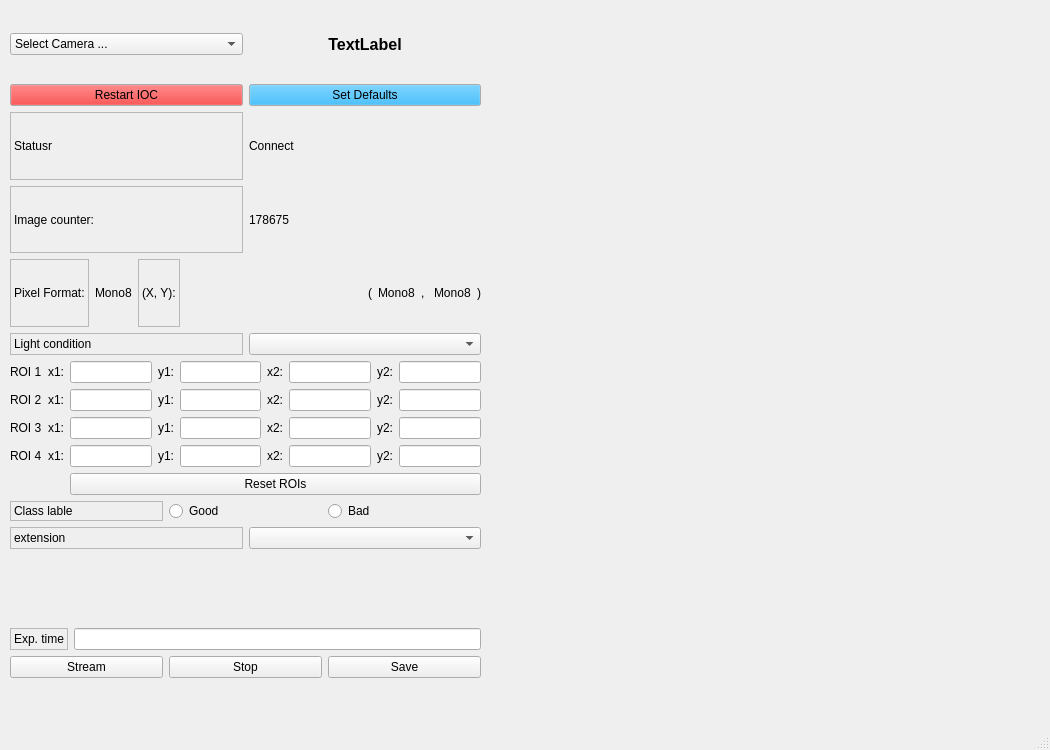
<?xml version="1.0" encoding="UTF-8"?>
<ui version="4.0">
 <class>MainWindow</class>
 <widget class="QMainWindow" name="MainWindow">
  <property name="geometry">
   <rect>
    <x>0</x>
    <y>0</y>
    <width>1050</width>
    <height>750</height>
   </rect>
  </property>
  <property name="minimumSize">
   <size>
    <width>1050</width>
    <height>750</height>
   </size>
  </property>
  <property name="maximumSize">
   <size>
    <width>1050</width>
    <height>750</height>
   </size>
  </property>
  <property name="windowTitle">
   <string>MainWindow</string>
  </property>
  <widget class="QWidget" name="centralwidget">
   <widget class="QWidget" name="layoutWidget">
    <property name="geometry">
     <rect>
      <x>10</x>
      <y>11</y>
      <width>471</width>
      <height>667</height>
     </rect>
    </property>
    <layout class="QGridLayout" name="gridLayout_2">
     <item row="0" column="0">
      <layout class="QHBoxLayout" name="horizontalLayout_2">
       <item>
        <widget class="QEComboBox" name="selectCamera">
         <property name="autoFillBackground">
          <bool>false</bool>
         </property>
         <property name="variable" stdset="0">
          <string/>
         </property>
         <item>
          <property name="text">
           <string>Select Camera ...</string>
          </property>
         </item>
         <item>
          <property name="text">
           <string>Side Camera</string>
          </property>
         </item>
         <item>
          <property name="text">
           <string>Top Camera</string>
          </property>
         </item>
        </widget>
       </item>
       <item>
        <widget class="QLabel" name="cameraSelected">
         <property name="font">
          <font>
           <pointsize>12</pointsize>
           <weight>75</weight>
           <bold>true</bold>
          </font>
         </property>
         <property name="text">
          <string>TextLabel</string>
         </property>
         <property name="alignment">
          <set>Qt::AlignCenter</set>
         </property>
        </widget>
       </item>
      </layout>
     </item>
     <item row="1" column="0">
      <layout class="QHBoxLayout" name="horizontalLayout_3">
       <item>
        <widget class="QEPushButton" name="restartIOC">
         <property name="palette">
          <palette>
           <active>
            <colorrole role="Button">
             <brush brushstyle="SolidPattern">
              <color alpha="255">
               <red>255</red>
               <green>0</green>
               <blue>0</blue>
              </color>
             </brush>
            </colorrole>
           </active>
           <inactive>
            <colorrole role="Button">
             <brush brushstyle="SolidPattern">
              <color alpha="255">
               <red>255</red>
               <green>0</green>
               <blue>0</blue>
              </color>
             </brush>
            </colorrole>
           </inactive>
           <disabled>
            <colorrole role="Button">
             <brush brushstyle="SolidPattern">
              <color alpha="255">
               <red>255</red>
               <green>0</green>
               <blue>0</blue>
              </color>
             </brush>
            </colorrole>
           </disabled>
          </palette>
         </property>
         <property name="cursor">
          <cursorShape>PointingHandCursor</cursorShape>
         </property>
         <property name="text">
          <string>Restart IOC</string>
         </property>
        </widget>
       </item>
       <item>
        <widget class="QEPushButton" name="setDefaults">
         <property name="palette">
          <palette>
           <active>
            <colorrole role="Button">
             <brush brushstyle="SolidPattern">
              <color alpha="255">
               <red>0</red>
               <green>170</green>
               <blue>255</blue>
              </color>
             </brush>
            </colorrole>
           </active>
           <inactive>
            <colorrole role="Button">
             <brush brushstyle="SolidPattern">
              <color alpha="255">
               <red>0</red>
               <green>170</green>
               <blue>255</blue>
              </color>
             </brush>
            </colorrole>
           </inactive>
           <disabled>
            <colorrole role="Button">
             <brush brushstyle="SolidPattern">
              <color alpha="255">
               <red>0</red>
               <green>170</green>
               <blue>255</blue>
              </color>
             </brush>
            </colorrole>
           </disabled>
          </palette>
         </property>
         <property name="cursor">
          <cursorShape>PointingHandCursor</cursorShape>
         </property>
         <property name="text">
          <string>Set Defaults</string>
         </property>
        </widget>
       </item>
      </layout>
     </item>
     <item row="2" column="0">
      <layout class="QHBoxLayout" name="horizontalLayout_12">
       <item>
        <widget class="QLabel" name="label_5">
         <property name="frameShape">
          <enum>QFrame::StyledPanel</enum>
         </property>
         <property name="text">
          <string>Statusr</string>
         </property>
        </widget>
       </item>
       <item>
        <widget class="QELabel" name="status">
         <property name="variable" stdset="0">
          <string>ID09EH-DCA-FLIR02:AI-CAM2-SIDE:AsynIO.CNCT</string>
         </property>
         <property name="text">
          <string>Connect</string>
         </property>
        </widget>
       </item>
      </layout>
     </item>
     <item row="3" column="0">
      <layout class="QHBoxLayout" name="horizontalLayout_8">
       <item>
        <widget class="QLabel" name="label_6">
         <property name="frameShape">
          <enum>QFrame::StyledPanel</enum>
         </property>
         <property name="text">
          <string>Image counter:</string>
         </property>
        </widget>
       </item>
       <item>
        <widget class="QELabel" name="imgCounter">
         <property name="variable" stdset="0">
          <string>ID09EH-DCA-FLIR01:AI-CAM1-UP:ArrayCounter_RBV</string>
         </property>
         <property name="text">
          <string>178675</string>
         </property>
        </widget>
       </item>
      </layout>
     </item>
     <item row="4" column="0">
      <layout class="QHBoxLayout" name="horizontalLayout">
       <item>
        <widget class="QLabel" name="label_7">
         <property name="frameShape">
          <enum>QFrame::StyledPanel</enum>
         </property>
         <property name="text">
          <string>Pixel Format:</string>
         </property>
        </widget>
       </item>
       <item>
        <widget class="QELabel" name="pixelFormat">
         <property name="variable" stdset="0">
          <string>ID09EH-DCA-FLIR02:AI-CAM2-SIDE:PixelFormat_RBV</string>
         </property>
         <property name="text">
          <string>Mono8</string>
         </property>
        </widget>
       </item>
       <item>
        <widget class="QLabel" name="label_8">
         <property name="frameShape">
          <enum>QFrame::StyledPanel</enum>
         </property>
         <property name="text">
          <string>(X, Y):</string>
         </property>
        </widget>
       </item>
       <item>
        <spacer name="horizontalSpacer">
         <property name="orientation">
          <enum>Qt::Horizontal</enum>
         </property>
         <property name="sizeHint" stdset="0">
          <size>
           <width>40</width>
           <height>20</height>
          </size>
         </property>
        </spacer>
       </item>
       <item>
        <widget class="QLabel" name="label_3">
         <property name="text">
          <string>(</string>
         </property>
        </widget>
       </item>
       <item>
        <widget class="QELabel" name="xDim">
         <property name="variable" stdset="0">
          <string>ID09EH-DCA-FLIR02:AI-CAM2-SIDE:PixelFormat_RBV</string>
         </property>
         <property name="text">
          <string>Mono8</string>
         </property>
        </widget>
       </item>
       <item>
        <widget class="QLabel" name="label_2">
         <property name="text">
          <string>, </string>
         </property>
        </widget>
       </item>
       <item>
        <widget class="QELabel" name="yDim">
         <property name="variable" stdset="0">
          <string>ID09EH-DCA-FLIR02:AI-CAM2-SIDE:PixelFormat_RBV</string>
         </property>
         <property name="text">
          <string>Mono8</string>
         </property>
        </widget>
       </item>
       <item>
        <widget class="QLabel" name="label_4">
         <property name="text">
          <string>)</string>
         </property>
        </widget>
       </item>
      </layout>
     </item>
     <item row="5" column="0">
      <layout class="QHBoxLayout" name="horizontalLayout_6">
       <item>
        <widget class="QLabel" name="label_9">
         <property name="frameShape">
          <enum>QFrame::StyledPanel</enum>
         </property>
         <property name="text">
          <string>Light condition</string>
         </property>
        </widget>
       </item>
       <item>
        <widget class="QEComboBox" name="lightCondition">
         <property name="cursor">
          <cursorShape>PointingHandCursor</cursorShape>
         </property>
         <property name="autoFillBackground">
          <bool>false</bool>
         </property>
         <property name="editable">
          <bool>false</bool>
         </property>
         <property name="variable" stdset="0">
          <string>lightCondition</string>
         </property>
        </widget>
       </item>
      </layout>
     </item>
     <item row="6" column="0">
      <layout class="QGridLayout" name="gridLayout">
       <item row="1" column="7">
        <widget class="QLabel" name="label_21">
         <property name="text">
          <string>y2:</string>
         </property>
        </widget>
       </item>
       <item row="2" column="1">
        <widget class="QLabel" name="label_27">
         <property name="text">
          <string>x1:</string>
         </property>
        </widget>
       </item>
       <item row="4" column="2" colspan="7">
        <widget class="QPushButton" name="resetROI">
         <property name="text">
          <string>Reset ROIs</string>
         </property>
        </widget>
       </item>
       <item row="0" column="8">
        <widget class="QELineEdit" name="r1y2"/>
       </item>
       <item row="0" column="7">
        <widget class="QLabel" name="label_18">
         <property name="text">
          <string>y2:</string>
         </property>
        </widget>
       </item>
       <item row="3" column="5">
        <widget class="QLabel" name="label_29">
         <property name="text">
          <string>x2:</string>
         </property>
        </widget>
       </item>
       <item row="2" column="4">
        <widget class="QELineEdit" name="r3y1"/>
       </item>
       <item row="3" column="8">
        <widget class="QELineEdit" name="r4y2"/>
       </item>
       <item row="3" column="1">
        <widget class="QLabel" name="label_32">
         <property name="text">
          <string>x1:</string>
         </property>
        </widget>
       </item>
       <item row="0" column="5">
        <widget class="QLabel" name="label_17">
         <property name="text">
          <string>x2:</string>
         </property>
        </widget>
       </item>
       <item row="1" column="0">
        <widget class="QLabel" name="label_22">
         <property name="text">
          <string>ROI 2</string>
         </property>
        </widget>
       </item>
       <item row="3" column="3">
        <widget class="QLabel" name="label_30">
         <property name="text">
          <string>y1:</string>
         </property>
        </widget>
       </item>
       <item row="1" column="1">
        <widget class="QLabel" name="label_23">
         <property name="text">
          <string>x1:</string>
         </property>
        </widget>
       </item>
       <item row="3" column="6">
        <widget class="QELineEdit" name="r4x2"/>
       </item>
       <item row="1" column="3">
        <widget class="QLabel" name="label_20">
         <property name="text">
          <string>y1:</string>
         </property>
        </widget>
       </item>
       <item row="0" column="0">
        <widget class="QLabel" name="label_14">
         <property name="text">
          <string>ROI 1</string>
         </property>
        </widget>
       </item>
       <item row="0" column="3">
        <widget class="QLabel" name="label_16">
         <property name="text">
          <string>y1:</string>
         </property>
        </widget>
       </item>
       <item row="2" column="7">
        <widget class="QLabel" name="label_28">
         <property name="text">
          <string>y2:</string>
         </property>
        </widget>
       </item>
       <item row="0" column="6">
        <widget class="QELineEdit" name="r1x2"/>
       </item>
       <item row="0" column="2">
        <widget class="QELineEdit" name="r1x1"/>
       </item>
       <item row="1" column="8">
        <widget class="QELineEdit" name="r2y2"/>
       </item>
       <item row="2" column="0">
        <widget class="QLabel" name="label_26">
         <property name="text">
          <string>ROI 3</string>
         </property>
        </widget>
       </item>
       <item row="2" column="6">
        <widget class="QELineEdit" name="r3x2"/>
       </item>
       <item row="1" column="2">
        <widget class="QELineEdit" name="r2x1"/>
       </item>
       <item row="3" column="7">
        <widget class="QLabel" name="label_33">
         <property name="text">
          <string>y2:</string>
         </property>
        </widget>
       </item>
       <item row="1" column="4">
        <widget class="QELineEdit" name="r2y1"/>
       </item>
       <item row="2" column="5">
        <widget class="QLabel" name="label_24">
         <property name="text">
          <string>x2:</string>
         </property>
        </widget>
       </item>
       <item row="0" column="1">
        <widget class="QLabel" name="label_15">
         <property name="text">
          <string>x1:</string>
         </property>
        </widget>
       </item>
       <item row="0" column="4">
        <widget class="QELineEdit" name="r1y1"/>
       </item>
       <item row="1" column="5">
        <widget class="QLabel" name="label_19">
         <property name="text">
          <string>x2:</string>
         </property>
        </widget>
       </item>
       <item row="2" column="8">
        <widget class="QELineEdit" name="r3y2"/>
       </item>
       <item row="3" column="0">
        <widget class="QLabel" name="label_31">
         <property name="text">
          <string>ROI 4</string>
         </property>
        </widget>
       </item>
       <item row="3" column="2">
        <widget class="QELineEdit" name="r4x1"/>
       </item>
       <item row="2" column="3">
        <widget class="QLabel" name="label_25">
         <property name="text">
          <string>y1:</string>
         </property>
        </widget>
       </item>
       <item row="2" column="2">
        <widget class="QELineEdit" name="r3x1"/>
       </item>
       <item row="3" column="4">
        <widget class="QELineEdit" name="r4y1"/>
       </item>
       <item row="1" column="6">
        <widget class="QELineEdit" name="r2x2"/>
       </item>
      </layout>
     </item>
     <item row="7" column="0">
      <layout class="QHBoxLayout" name="horizontalLayout_5">
       <item>
        <widget class="QLabel" name="label_12">
         <property name="frameShape">
          <enum>QFrame::StyledPanel</enum>
         </property>
         <property name="text">
          <string>Class lable</string>
         </property>
        </widget>
       </item>
       <item>
        <widget class="QERadioButton" name="good">
         <property name="text">
          <string>Good</string>
         </property>
         <property name="checked">
          <bool>false</bool>
         </property>
         <property name="variable" stdset="0">
          <string>classLabel</string>
         </property>
         <property name="writeOnPress">
          <bool>true</bool>
         </property>
         <property name="pressText">
          <string>0</string>
         </property>
         <property name="clickCheckedText">
          <string>Good</string>
         </property>
        </widget>
       </item>
       <item>
        <widget class="QERadioButton" name="bad">
         <property name="text">
          <string>Bad</string>
         </property>
         <property name="variable" stdset="0">
          <string>classLabel</string>
         </property>
         <property name="writeOnPress">
          <bool>true</bool>
         </property>
         <property name="clickCheckedText">
          <string>Bad</string>
         </property>
        </widget>
       </item>
      </layout>
     </item>
     <item row="8" column="0">
      <layout class="QHBoxLayout" name="horizontalLayout_13">
       <item>
        <widget class="QLabel" name="label_11">
         <property name="frameShape">
          <enum>QFrame::StyledPanel</enum>
         </property>
         <property name="text">
          <string>extension</string>
         </property>
        </widget>
       </item>
       <item>
        <widget class="QEComboBox" name="extension">
         <property name="variable" stdset="0">
          <string>extension</string>
         </property>
        </widget>
       </item>
      </layout>
     </item>
     <item row="10" column="0">
      <layout class="QHBoxLayout" name="horizontalLayout_9">
       <item>
        <widget class="QLabel" name="label_13">
         <property name="frameShape">
          <enum>QFrame::StyledPanel</enum>
         </property>
         <property name="text">
          <string>Exp. time</string>
         </property>
        </widget>
       </item>
       <item>
        <widget class="QELineEdit" name="expTime"/>
       </item>
      </layout>
     </item>
     <item row="11" column="0">
      <layout class="QHBoxLayout" name="horizontalLayout_11">
       <item>
        <widget class="QEPushButton" name="stream">
         <property name="cursor">
          <cursorShape>PointingHandCursor</cursorShape>
         </property>
         <property name="text">
          <string>Stream</string>
         </property>
        </widget>
       </item>
       <item>
        <widget class="QEPushButton" name="stop">
         <property name="cursor">
          <cursorShape>PointingHandCursor</cursorShape>
         </property>
         <property name="text">
          <string>Stop</string>
         </property>
        </widget>
       </item>
       <item>
        <widget class="QPushButton" name="saveROI">
         <property name="cursor">
          <cursorShape>PointingHandCursor</cursorShape>
         </property>
         <property name="text">
          <string>Save</string>
         </property>
        </widget>
       </item>
      </layout>
     </item>
     <item row="9" column="0">
      <widget class="QEFileBrowser" name="fileListing">
       <property name="lineWidth">
        <number>1</number>
       </property>
       <property name="directoryPath">
        <string>/home/control/AIProject/data</string>
       </property>
       <property name="showDirectoryPath">
        <bool>true</bool>
       </property>
       <property name="showColumnSize">
        <bool>false</bool>
       </property>
      </widget>
     </item>
    </layout>
   </widget>
   <widget class="QSplitter" name="splitter">
    <property name="geometry">
     <rect>
      <x>487</x>
      <y>9</y>
      <width>540</width>
      <height>497</height>
     </rect>
    </property>
    <property name="orientation">
     <enum>Qt::Vertical</enum>
    </property>
    <widget class="QEImage" name="qeimage">
     <property name="enabled">
      <bool>true</bool>
     </property>
     <property name="sizePolicy">
      <sizepolicy hsizetype="Ignored" vsizetype="Ignored">
       <horstretch>0</horstretch>
       <verstretch>0</verstretch>
      </sizepolicy>
     </property>
     <property name="minimumSize">
      <size>
       <width>0</width>
       <height>0</height>
      </size>
     </property>
     <property name="maximumSize">
      <size>
       <width>2000</width>
       <height>2048</height>
      </size>
     </property>
     <property name="imageVariable" stdset="0">
      <string/>
     </property>
     <property name="formatVariable" stdset="0">
      <string/>
     </property>
     <property name="widthVariable" stdset="0">
      <string/>
     </property>
     <property name="heightVariable" stdset="0">
      <string/>
     </property>
     <property name="regionOfInterest1XVariable" stdset="0">
      <string/>
     </property>
     <property name="regionOfInterest1YVariable" stdset="0">
      <string/>
     </property>
     <property name="regionOfInterest1WVariable" stdset="0">
      <string/>
     </property>
     <property name="regionOfInterest1HVariable" stdset="0">
      <string/>
     </property>
     <property name="allowDrop">
      <bool>false</bool>
     </property>
     <property name="displayCursorPixelInfo">
      <bool>true</bool>
     </property>
     <property name="contrastReversal">
      <bool>false</bool>
     </property>
     <property name="logBrightness" stdset="0">
      <bool>false</bool>
     </property>
     <property name="displayButtonBar">
      <bool>true</bool>
     </property>
     <property name="showTime">
      <bool>true</bool>
     </property>
     <property name="timeColor" stdset="0">
      <color>
       <red>255</red>
       <green>85</green>
       <blue>0</blue>
      </color>
     </property>
    </widget>
   </widget>
  </widget>
  <widget class="QStatusBar" name="statusBar"/>
 </widget>
 <customwidgets>
  <customwidget>
   <class>QEComboBox</class>
   <extends>QComboBox</extends>
   <header>QEComboBox.h</header>
  </customwidget>
  <customwidget>
   <class>QEFileBrowser</class>
   <extends>QFrame</extends>
   <header>QEFileBrowser.h</header>
  </customwidget>
  <customwidget>
   <class>QEImage</class>
   <extends>QFrame</extends>
   <header>QEImage.h</header>
  </customwidget>
  <customwidget>
   <class>QELabel</class>
   <extends>QLabel</extends>
   <header>QELabel.h</header>
  </customwidget>
  <customwidget>
   <class>QELineEdit</class>
   <extends>QLineEdit</extends>
   <header>QELineEdit.h</header>
  </customwidget>
  <customwidget>
   <class>QEPushButton</class>
   <extends>QPushButton</extends>
   <header>QEPushButton.h</header>
  </customwidget>
  <customwidget>
   <class>QERadioButton</class>
   <extends>QRadioButton</extends>
   <header>QERadioButton.h</header>
  </customwidget>
 </customwidgets>
 <resources/>
 <connections/>
</ui>
